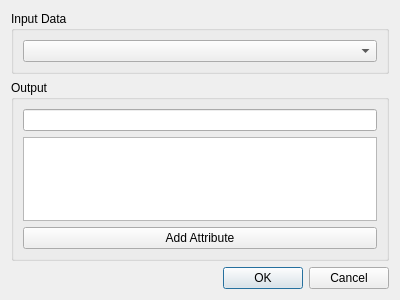
<?xml version="1.0" encoding="UTF-8"?>
<ui version="4.0">
 <class>GUIAddDatatoNewView</class>
 <widget class="QDialog" name="GUIAddDatatoNewView">
  <property name="geometry">
   <rect>
    <x>0</x>
    <y>0</y>
    <width>400</width>
    <height>300</height>
   </rect>
  </property>
  <property name="windowTitle">
   <string>Dialog</string>
  </property>
  <layout class="QVBoxLayout" name="verticalLayout">
   <item>
    <widget class="QGroupBox" name="groupBox">
     <property name="title">
      <string>Input Data</string>
     </property>
     <layout class="QVBoxLayout" name="verticalLayout_3">
      <item>
       <widget class="QComboBox" name="comboBox_views"/>
      </item>
     </layout>
    </widget>
   </item>
   <item>
    <widget class="QGroupBox" name="groupBox_2">
     <property name="title">
      <string>Output</string>
     </property>
     <layout class="QVBoxLayout" name="verticalLayout_2">
      <item>
       <widget class="QLineEdit" name="lineEdit"/>
      </item>
      <item>
       <widget class="QListWidget" name="listWidget"/>
      </item>
      <item>
       <widget class="QPushButton" name="pushButton">
        <property name="text">
         <string>Add Attribute</string>
        </property>
       </widget>
      </item>
     </layout>
    </widget>
   </item>
   <item>
    <widget class="QDialogButtonBox" name="buttonBox">
     <property name="orientation">
      <enum>Qt::Horizontal</enum>
     </property>
     <property name="standardButtons">
      <set>QDialogButtonBox::Cancel|QDialogButtonBox::Ok</set>
     </property>
    </widget>
   </item>
  </layout>
 </widget>
 <resources/>
 <connections>
  <connection>
   <sender>buttonBox</sender>
   <signal>accepted()</signal>
   <receiver>GUIAddDatatoNewView</receiver>
   <slot>accept()</slot>
   <hints>
    <hint type="sourcelabel">
     <x>248</x>
     <y>254</y>
    </hint>
    <hint type="destinationlabel">
     <x>157</x>
     <y>274</y>
    </hint>
   </hints>
  </connection>
  <connection>
   <sender>buttonBox</sender>
   <signal>rejected()</signal>
   <receiver>GUIAddDatatoNewView</receiver>
   <slot>reject()</slot>
   <hints>
    <hint type="sourcelabel">
     <x>316</x>
     <y>260</y>
    </hint>
    <hint type="destinationlabel">
     <x>286</x>
     <y>274</y>
    </hint>
   </hints>
  </connection>
 </connections>
</ui>
